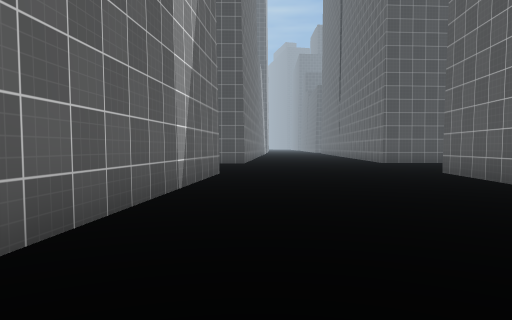
View 1 (above)

24 first-person views from a walk through a Unity game level. The camera is 1.2 m above the floor, tilts 2° down and sees 70° across. The floor is counted in squares, 2 m on a side. Each view is taken from the middle of a square. On the plan, view 1 faces up. The plan holds only what a view shows up to about 10 squares ahead; the rest is blank. The place goes on beyond the plan. The player is left out. Surface patterns are stand-ins for the level's own textures.

View 2
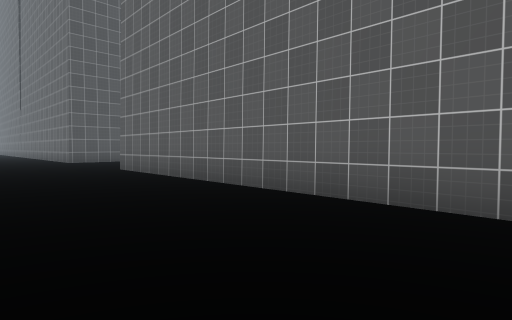

View 3
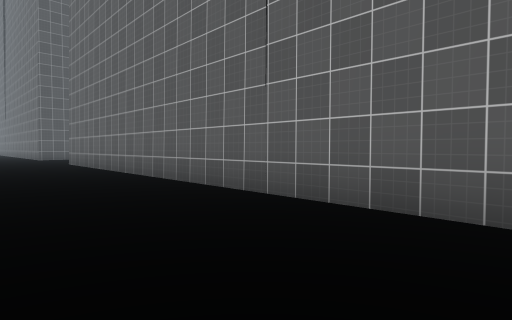

View 4
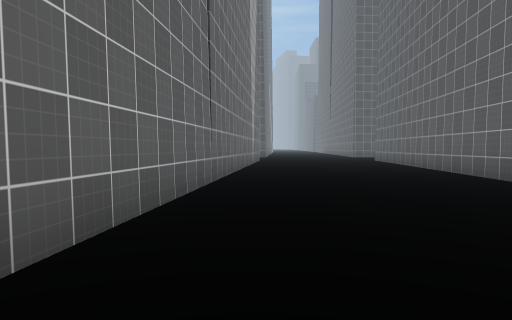

View 5
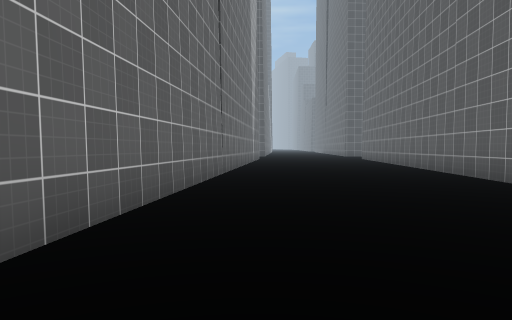

View 6
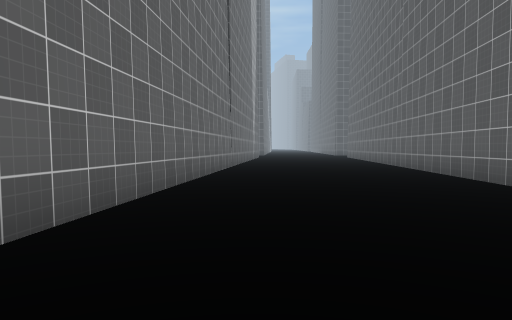

View 7
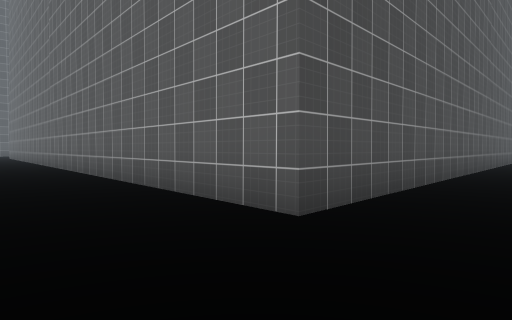

View 8
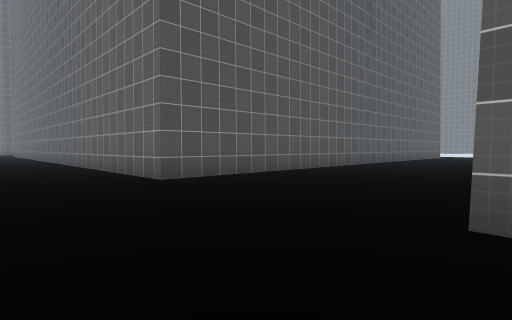

View 9
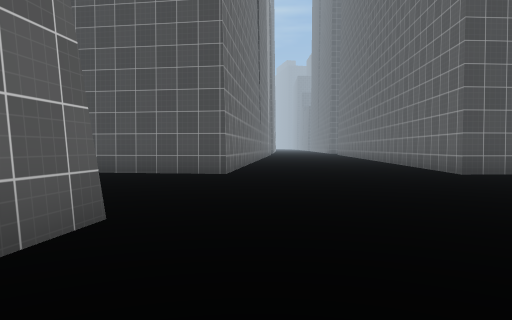

View 10
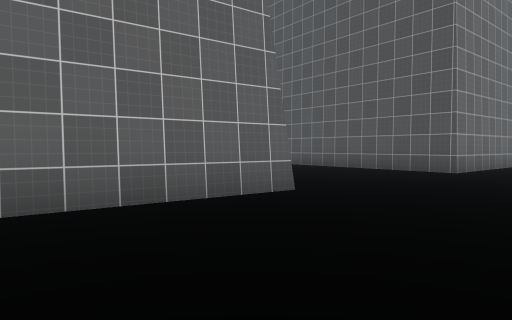

View 11
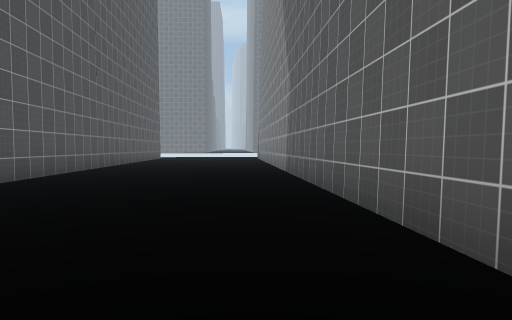

View 12
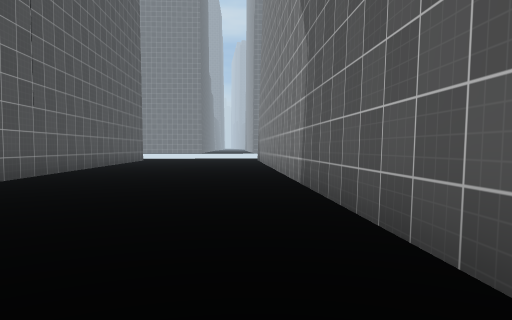

View 13
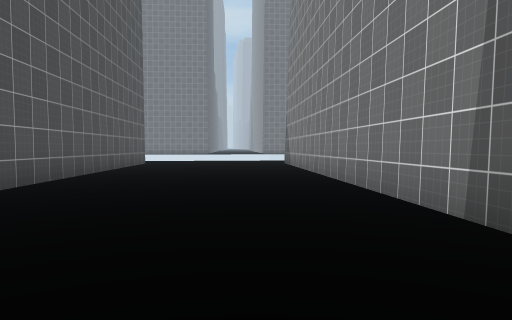

View 14
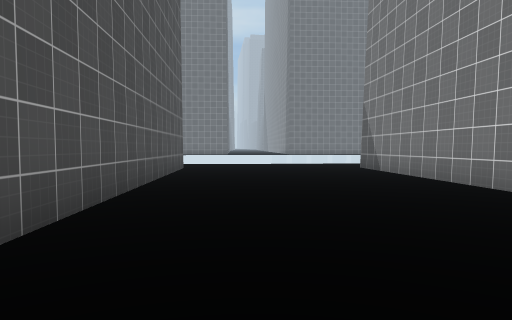

View 15
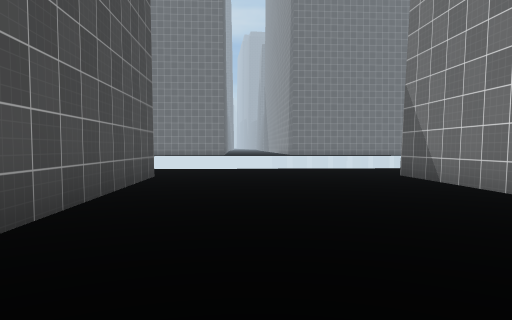

View 16
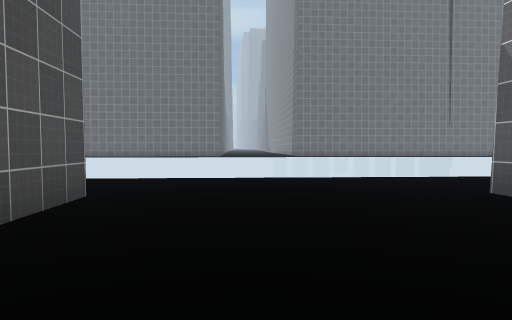

View 17
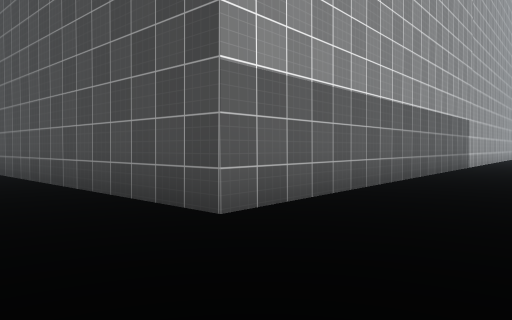

View 18
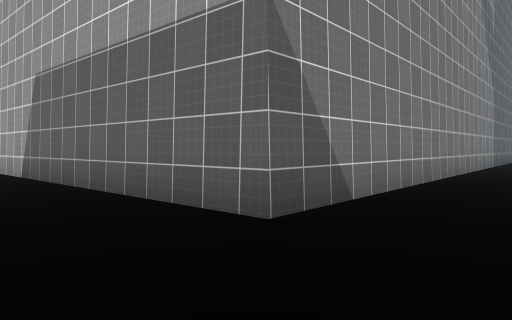

View 19
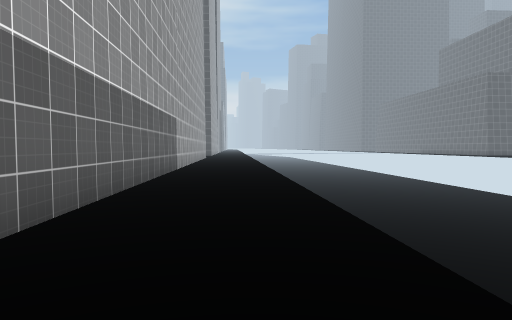

View 20
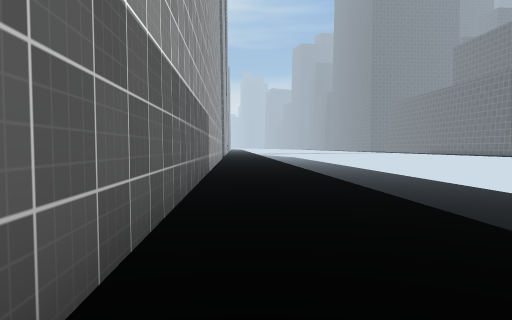

View 21
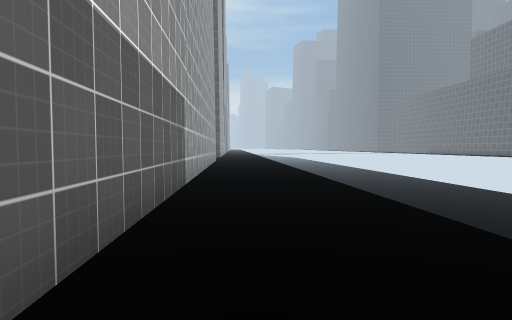

View 22
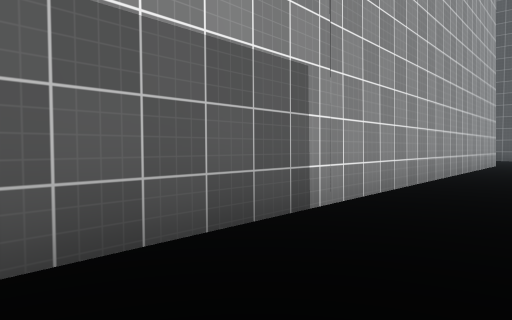

View 23
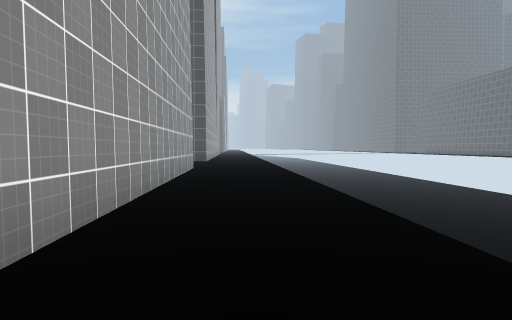

View 24
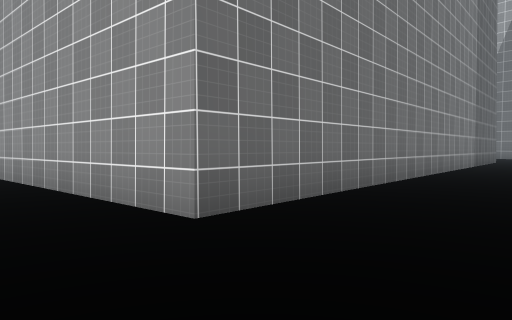

### Floor plan
Key: @ floor where view 1 was taken; # wall or solid block; . floor; = window, fence, low wall or low ledge; ^ raised ledge; v drop or lower ground.
Columns run from 5 left of view 1 to 23 right of it. Each row starts with its distance up from view 1.
 12                           .
 11                   ...
 10     .......    .......
  9     .......    ##########..v
  8     #.....#             #..v
  7     #.....#             #..v
  6     #....##             #..v
  5     # ...#              #..v
  4    #   ..#              #..
  3    #  ...#              #...
  2    #.....#              #...
  1    #.....#              #...
  0    #.@...#              #...
 -1    #.....#              ##..
 -2    #.....#               #..
 -3    #.....#               #..^
 -4    #.....#               #..^
 -5    #....##               #..^
 -6   ##....#                #..
 -7   #.....#                #..^
 -8   # . ..#                #.
 -9   #.  ..#                #  =
-10   #.....#                #..#
-11 ###.....#  ###############..=
-12 ........####................
-13 .............................
-14 .............................
-15 ........ ....................
-16  ...  .  ...............##...
-17  #      ###################..
-18  #  .                     #
-19  #                        #
-20  # .                      #.
-21      .                    #.
-22                           #.

Where each view was taken, in squares from view 1:
view 1: 0 up, 0 right, facing up
view 2: 1 down, 0 right, facing up-right
view 3: 5 down, 0 right, facing up-right
view 4: 8 down, 1 left, facing up
view 5: 10 down, 1 left, facing up
view 6: 13 down, 1 left, facing up
view 7: 14 down, 0 right, facing up-right
view 8: 18 down, 1 left, facing up-right
view 9: 20 down, 2 left, facing up
view 10: 21 down, 0 right, facing up-left
view 11: 16 down, 1 right, facing right
view 12: 16 down, 4 right, facing right
view 13: 15 down, 7 right, facing right
view 14: 13 down, 10 right, facing right
view 15: 13 down, 13 right, facing right
view 16: 13 down, 16 right, facing right
view 17: 13 down, 23 right, facing up-left
view 18: 14 down, 23 right, facing down-left
view 19: 11 down, 22 right, facing up
view 20: 10 down, 21 right, facing up
view 21: 7 down, 21 right, facing up
view 22: 4 down, 22 right, facing up-left
view 23: 1 down, 21 right, facing up
view 24: 12 up, 21 right, facing down-left
